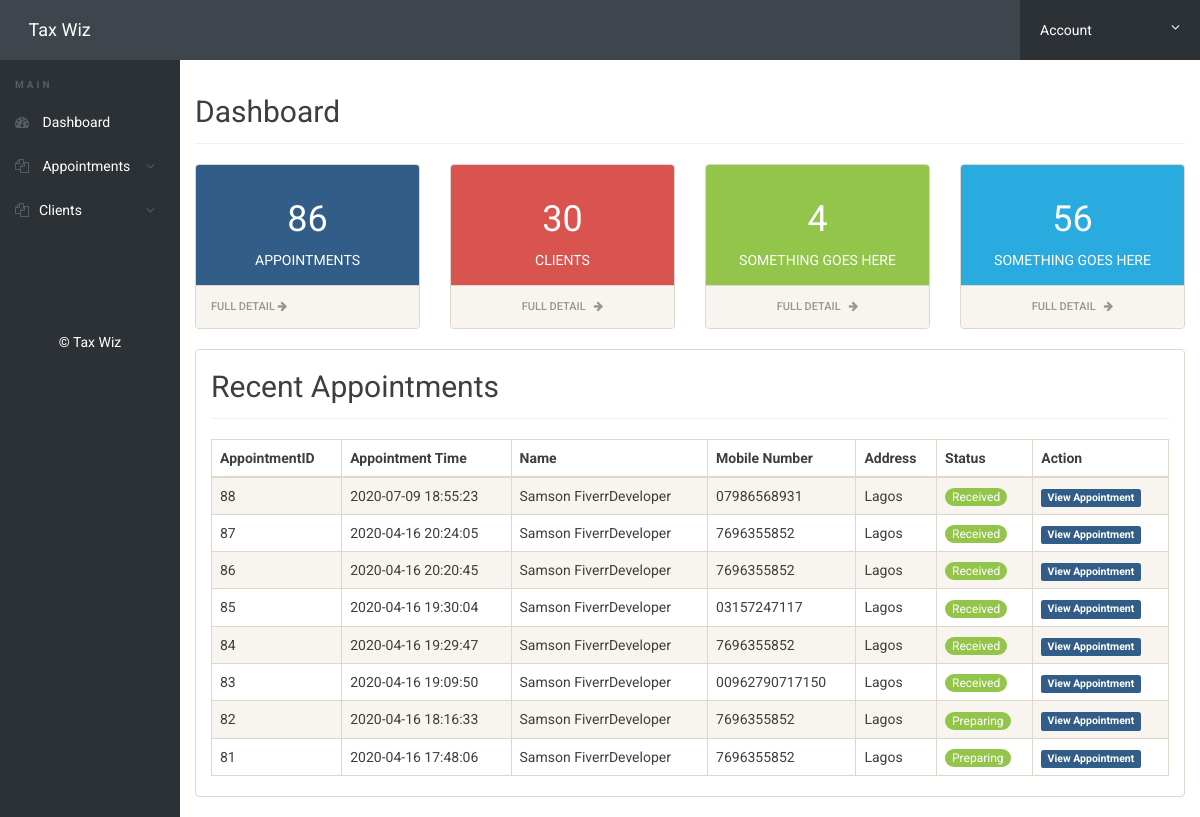
Screenshot of /dashboard.php (signed in) with the database file from the repository.
### tables this page shows
CREATE TABLE `orders` (
  `orderid` int(11) NOT NULL,
  `user_id` varchar(20) NOT NULL,
  `fname` varchar(100) NOT NULL,
  `mobile` varchar(25) NOT NULL,
  `city` varchar(50) NOT NULL,
  `area` varchar(100) NOT NULL,
  `address` varchar(500) NOT NULL,
  `status` varchar(50) DEFAULT 'Received',
  `total` varchar(50) NOT NULL,
  `shipping` varchar(50) NOT NULL,
  `paymenttype` varchar(50) NOT NULL,
  `payid` varchar(100) NOT NULL,
  `coupon` varchar(50) NOT NULL,
  `couponprice` varchar(50) NOT NULL,
  `lat` varchar(50) NOT NULL,
  `lng` varchar(50) NOT NULL,
  `dtype` varchar(50) NOT NULL,
  `pickup` varchar(50),
  `dcode` varchar(50) NOT NULL,
  `driverid` varchar(50) NOT NULL,
  `ordertime` timestamp NOT NULL DEFAULT current_timestamp()
);

### dashboard.php (the view, shortened to what this page needs)
<?php
include('includes/config.php');
if(strlen($_SESSION['ScUriTe'])==0)
{
header('location:index.php');
}
else{
?>
<!doctype html>
<html lang="en" class="no-js">
  <head>
    <link rel="stylesheet" href="css/font-awesome.min.css">
    <link rel="stylesheet" href="css/bootstrap.min.css">
    <link rel="stylesheet" href="css/dataTables.bootstrap.min.css">
    <link rel="stylesheet" href="css/bootstrap-social.css">
    <link rel="stylesheet" href="css/bootstrap-select.css">
    <link rel="stylesheet" href="css/fileinput.min.css">
    <link rel="stylesheet" href="css/awesome-bootstrap-checkbox.css">
    <link rel="stylesheet" href="css/style.css">
  </head>
  <body>
    <?php include('includes/header.php');?>
    <div class="ts-main-content">
      <?php include('includes/leftbar.php');?>
      <div class="content-wrapper">
        <div class="container-fluid">
          <div class="row">
            <div class="col-md-12">
              <h2 class="page-title">Dashboard
              </h2>
              <div class="row">
                <div class="col-md-12">
                  <div class="row">
                    <div class="col-md-3">
                      <div class="panel panel-default">
                        <div class="panel-body bk-primary text-light">
                          <div class="stat-panel text-center">
                            <?php
								$sql ="SELECT orderid from orders";
								$query = $dbh -> prepare($sql);
								$query->execute();
								$bg=$query->rowCount();
								?>
                            <div class="stat-panel-number h1 ">
                              <?php echo htmlentities($bg);?>
                            </div>
                            <div class="stat-panel-title text-uppercase">Appointments
                            </div>
                          </div>
                        </div>
                        <a href="smanage-orders.php" class="block-anchor panel-footer">Full Detail
                          <i class="fa fa-arrow-right">
                          </i>
                        </a>
                      </div>
                    </div>
					<div class="col-md-3">
                      <div class="panel panel-default">
                        <div class="panel-body bk-danger text-light">
                          <div class="stat-panel text-center">
					<?php
						$sql1 ="SELECT id from items";
						$query1 = $dbh -> prepare($sql1);;
						$query1->execute();
						$regbd=$query1->rowCount();
						?>
                            <div class="stat-panel-number h1 ">
                              <?php echo htmlentities($regbd);?>
                            </div>
                            <div class="stat-panel-title text-uppercase">Clients
                            </div>
                          </div>
                        </div>
                        <a href="smanage-items.php" class="block-anchor panel-footer text-center">Full Detail &nbsp;
                          <i class="fa fa-arrow-right">
                          </i>
                        </a>
                      </div>
                    </div>
                    <div class="col-md-3">
                      <div class="panel panel-default">
                        <div class="panel-body bk-success text-light">
                          <div class="stat-panel text-center">
					<?php
						$sql1 ="SELECT id from message";
						$query1 = $dbh -> prepare($sql1);;
						$query1->execute();
						$regbd=$query1->rowCount();
						?>
                            <div class="stat-panel-number h1 ">
                              <?php echo htmlentities($regbd);?>
                            </div>
                            <div class="stat-panel-title text-uppercase">Something Goes Here
                            </div>
                          </div>
                        </div>
                        <a href="message.php" class="block-anchor panel-footer text-center">Full Detail &nbsp;
                          <i class="fa fa-arrow-right">
                          </i>
                        </a>
                      </div>
                    </div>
                    <div class="col-md-3">
                      <div class="panel panel-default">
                        <div class="panel-body bk-info text-light">
                          <div class="stat-panel text-center">
                            <?php
							$sql6 ="SELECT user_id from users";
							$query6 = $dbh -> prepare($sql6);;
							$query6->execute();
							$query=$query6->rowCount();
							?>
                            <div class="stat-panel-number h1 ">
                              <?php echo htmlentities($query);?>
                            </div>
                            <div class="stat-panel-title text-uppercase">Something Goes Here
                            </div>
                          </div>
                        </div>
                        <a href="manage-user.php" class="block-anchor panel-footer text-center">Full Detail &nbsp;
                          <i class="fa fa-arrow-right">
                          </i>
                        </a>
                      </div>
                    </div>
                  </div>
                </div>
              </div>
            </div>
          </div>
          <div class="panel panel-default mt-4">
            <div class="col-md-12">
              <h2 class="page-title">Recent Appointments
            </h2>
            <table class="display table table-striped table-bordered table-hover" cellspacing="0" width="100%">
                    <thead>
                      <tr>
                        <th>AppointmentID
                        </th>
                        <th>Appointment Time
                        </th>
                        <th>Name
                        </th>
                        <th>Mobile Number
                        </th>
                        <th>Address
                        </th>
                        <th>Status
                        </th>
                        <th>Action
                        </th>
                      </tr>
                    </thead>
                    <tbody>
                      <?php
                      $sql = "SELECT * FROM orders order by orderid desc LIMIT 8";
                      $query = $dbh -> prepare($sql);
                      $query->execute();
                      $results=$query->fetchAll(PDO::FETCH_OBJ);
                      $cnt=1;
                      if($query->rowCount() > 0)
                      {
                      foreach($results as $result)
                      {				?>
                      <tr>
                        <td>
                          <?php echo htmlentities($result->orderid);?>
                        </td>
                        <td>
                          <?php echo htmlentities($result->ordertime);?>
                        </td>
                        <td>
                          <?php echo htmlentities($result->fname);?>
                        </td>
                        <td>
                          <?php echo htmlentities($result->mobile);?>
                        </td>
                        <td>
                          <?php echo htmlentities($result->address);?>
                        </td>
                        <td>
                          <b class="badge badge-primary">
                            <?php echo htmlentities($result->status);?>
                          </b>
                        </td>
                        <td>
                          <a class="label label-primary" href="fview-order.php?orderid=<?php echo $result->orderid;?>" >View Appointment
                          </a>
                        </td>
                      </tr>
                      <?php $cnt=$cnt+1; }} ?>
                    </tbody>
                  </table>
            </div>
        </div>
      </div>
    </div>
  </body>
</html>
<?php } ?>

### css/style.css (style rules this page uses)
html { font-size: 14px; }
@media only screen and (min-width: 480px) { html { font-size: 17px; } }
@media only screen and (min-width: 768px) { html { font-size: 14px; } }
body { font-size: 1em; }
a { color: #37a6c4; }
.bk-primary { background: #325d88; }
.bk-success { background: #93c54b; }
.bk-danger { background: #d9534f; }
.bk-info { background: #29abe0; }
.panel { overflow: hidden; }
.text-white, .text-light { color: #fff !important; }
.block-anchor { display: block; }
.page-title { padding-bottom: 15px; margin-bottom: 20px; border-bottom: 1px solid #f0f0f0; }
.ts-main-content .content-wrapper { padding-top: 15px; margin-top: 60px; }
@media only screen and (min-width: 992px) { .ts-main-content .content-wrapper { margin-left: 180px; } }

### rows the page displays
orders: orderid "88", ordertime "2020-07-09 18:55:23", fname "Samson FiverrDeveloper", mobile "07986568931", address "Lagos", status "Received"
orders: orderid "87", ordertime "2020-04-16 20:24:05", fname "Samson FiverrDeveloper", mobile "7696355852", address "Lagos", status "Received"
orders: orderid "86", ordertime "2020-04-16 20:20:45", fname "Samson FiverrDeveloper", mobile "7696355852", address "Lagos", status "Received"
orders: orderid "85", ordertime "2020-04-16 19:30:04", fname "Samson FiverrDeveloper", mobile "03157247117", address "Lagos", status "Received"
orders: orderid "84", ordertime "2020-04-16 19:29:47", fname "Samson FiverrDeveloper", mobile "7696355852", address "Lagos", status "Received"
orders: orderid "83", ordertime "2020-04-16 19:09:50", fname "Samson FiverrDeveloper", mobile "00962790717150", address "Lagos", status "Received"
orders: orderid "82", ordertime "2020-04-16 18:16:33", fname "Samson FiverrDeveloper", mobile "7696355852", address "Lagos", status "Preparing"
orders: orderid "81", ordertime "2020-04-16 17:48:06", fname "Samson FiverrDeveloper", mobile "7696355852", address "Lagos", status "Preparing"

### other values shown
$bg "86"
$regbd "30"
$regbd "4"
$query "56"
